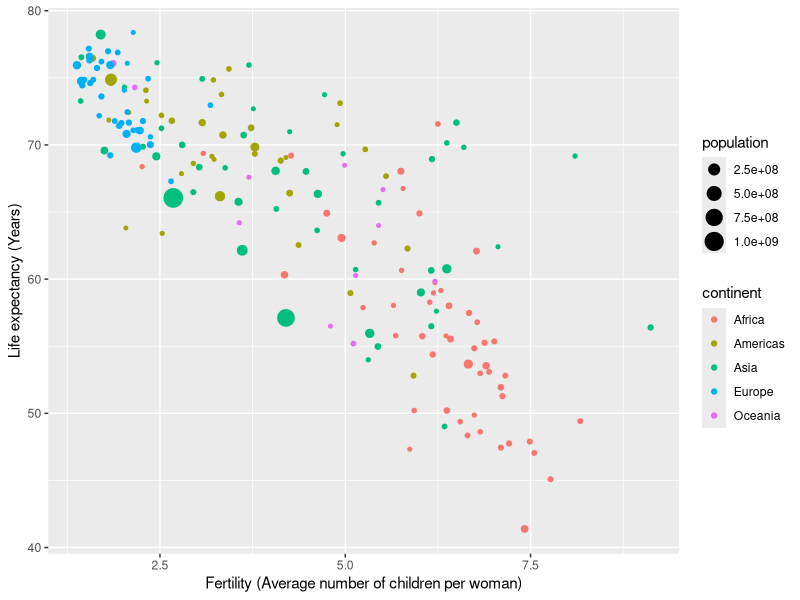

The R source for this figure:
# Coding Question of the Day
# 9/26/2024
# Using the gapminder dataset, calculate the mean fertility rate by region for 
# the year 2015. Which 10 regions had the largest fertility rates that year?
# Assume there is no missing data. The following steps may be helpful.
# 1. Filter the data to only include the year 2015
# 2. Group by region
# 3. Calculate the average fertility rate for each region
# 4. Display the top 10 fertility rates (i.e., the 10 largest fertility rates)

library(dslabs)
library(dplyr)
data(gapminder)

region_fertility_rates <- gapminder %>%
  filter(year == 2015) %>%
  group_by(region) %>%
  summarise(avg_fertility_rate = mean(fertility)) %>%
  arrange(desc(avg_fertility_rate)) %>%
  top_n(10)

region_fertility_rates

# 10/01/2024
# Using the gapminder dataset, for the year 2000, add a column to the dataset 
# called `high_life_exp` that is equal to 1 if the life expectancy is above 
# 70 years of age and 0 otherwise. How many countries had a life expectancy 
# above 70 years in 2000? What percentage of countries included in the dataset 
# is this? Hint: it might be useful to use the ifelse function

library(dslabs)
library(dplyr)
data(gapminder)

gapminder_2000 <- gapminder %>%
  filter(year == 2000) %>%
  mutate(high_life_exp = ifelse(life_expectancy > 70, 1, 0))

# Sum the number of countries with life expectancy above 70
sum(gapminder_2000$high_life_exp)

# Percentage calculation
dim(gapminder_2000) # Show the number of countries in the dataset to get denominator

100/185 # 54%

# Another way to do the calculation
sum(gapminder_2000$high_life_exp) / length(gapminder_2000$high_life_exp)

#-------------------------------------------------------------------------------------------
# 10/03/2024
# Using the gapminder dataset and ggplot, for the year 1986, plot fertility on 
# the x-axis and life_expectancy on the y-axis. Color the points according to 
# continent, and make the size of the points correspond to the population of the 
# country. Update the x and y axis labels to be more informative. The arguments 
# color and size will be useful inside of ggplot. Note: you will most likely
# get ugly legends - don't worry about that right now. 

library(dslabs)
library(dplyr)
library(ggplot2)
data(gapminder)

gapminder %>% filter(year == 1986) %>%
  ggplot(aes(x = fertility, y = life_expectancy, color = continent, size = population)) +
  geom_point() +
  xlab("Fertility (Average number of children per woman)") +
  ylab("Life expectancy (Years)")


#-------------------------------------------------------------------------------------------
# 10/08/2024
# The dslabs package contains the us_contagious_disease dataset. This dataset 
# includes weekly reported counts data (cases) for seven diseases from 1928 to 
# 2011 for all 50 US states. Use this dataset and dplyr tools to create an 
# object called data that stores only the Measles data, includes a per 100,000 
# people rate, and removes Alaska and Hawaii since they only became states in 
# the late 1950s. Note there is a weeks_reporting column - take this into 
# account when calculating the rate. There are 52 weeks in a year.

library(dslabs)
library(dplyr)
data("us_contagious_diseases")
